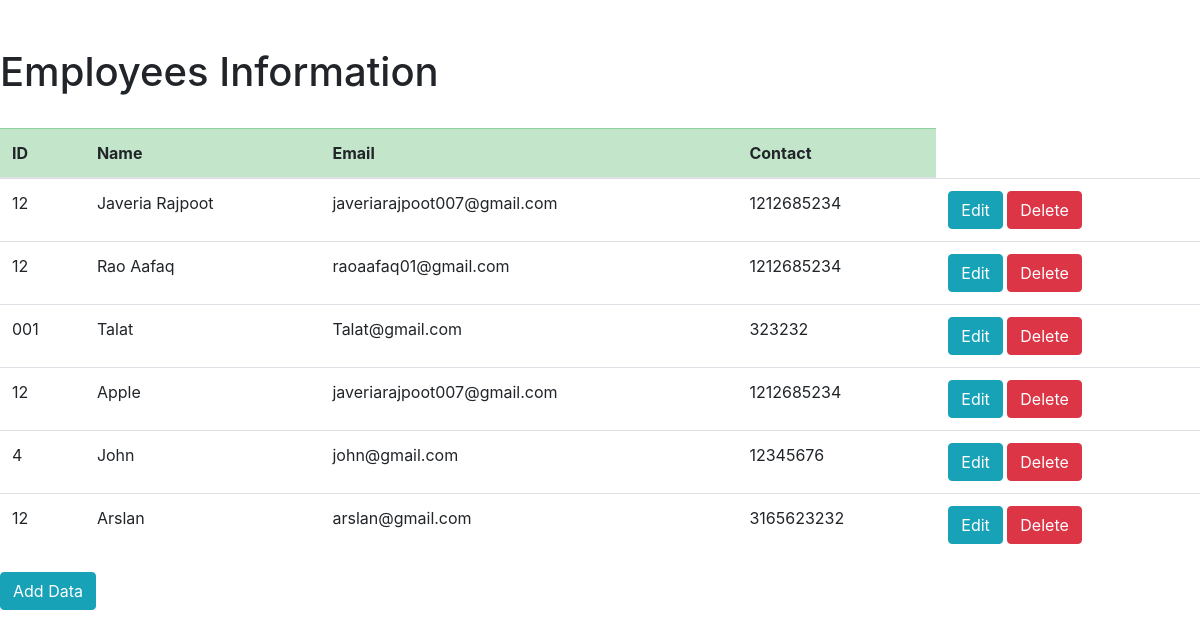
The page / on the database its author committed.
### myApp/models.py (models this page shows, shortened)
class Employee(models.Model):
    eid = models.CharField(max_length=50)
    name = models.CharField(max_length =20)
    email = models.EmailField()
    econtact = models.CharField(max_length=25)

### myApp/views.py (the view)
# urls.py: path('', views.index, name='index'),
def index(request):
    emp = Employee.objects.all()
    context ={
        'emp':emp
    }
    return render(request, 'index.html', context)

### templates/index.html (shortened to what this page needs)
{% extends 'base.html'%}
{% block Content %}
    <body>
      <br>
      <table class="table">
        <thead class="table table-success table-striped">
          <tr>
            <th scope="col">ID</th>
            <th scope="col">Name</th>
            <th scope="col">Email</th>
            <th scope="col">Contact</th>
          </tr>
        <tbody>
          <tr>
            {% for emps in emp %}
            <td>{{emps.eid}}</td>
            <td>{{emps.name}}</td>
            <td>{{emps.email}}</td>
            <td>{{emps.econtact}}</td>
            <td>
              <a href="/edit/{{ emp.eid }}" type="button" class="btn btn-info">Edit</a>
              <a href="/delete/{{ emp.eid }}" type="button" class="btn btn-danger">Delete</a>
            </td>
          </tr>
        </thead>
          {% endfor %}
      </table>
      <a href={% url 'getdata' %} type="button" class="btn btn-info">Add Data</a>
{% endblock%}

### templates/base.html (shortened to what this page needs)
<!doctype html>
  <html lang="en">
    <head>
      <link rel="stylesheet" href="https://cdn.jsdelivr.net/npm/bootstrap@4.4.1/dist/css/bootstrap.min.css">
    </head>
    <br>
    <br>
    <h1>Employees Information</h1>
    {% block Content %}
    {% endblock %}
    </body>
  </html>

### rows shown on the page
Employee: eid "12", name "Javeria Rajpoot", email "javeriarajpoot007@gmail.com", econtact "1212685234"
Employee: eid "12", name "Rao Aafaq", email "raoaafaq01@gmail.com", econtact "1212685234"
Employee: eid "001", name "Talat", email "Talat@gmail.com", econtact "323232"
Employee: eid "12", name "Apple", email "javeriarajpoot007@gmail.com", econtact "1212685234"
Employee: eid "4", name "John", email "john@gmail.com", econtact "12345676"
Employee: eid "12", name "Arslan", email "arslan@gmail.com", econtact "3165623232"
